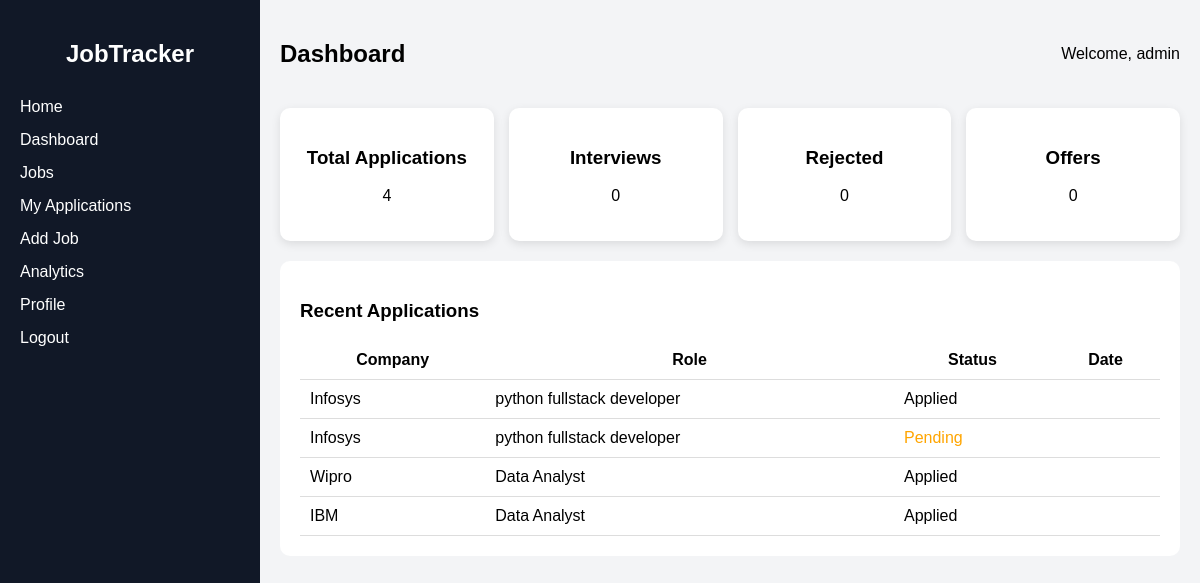
Page /dashboard/ (signed in) on the earlier database version.
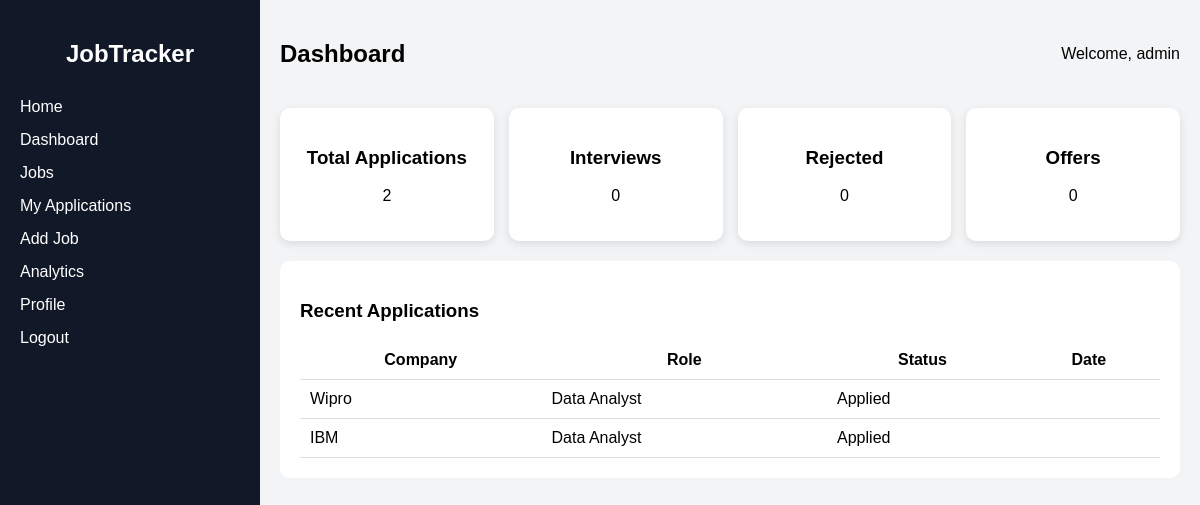
Same page on the later database version.
### jobsapp/models.py (models this page shows)
class Job(models.Model):
    company = models.CharField(max_length=100)
    role = models.CharField(max_length=100)
    experience = models.CharField(max_length=100)
    status = models.CharField(max_length=50, default='Pending')
    user_id = models.IntegerField()

### dashboardapp/views.py (the view)
# urls.py: path('', views.dashboard, name='dashboard'),
def dashboard(request):
    if 'user_id' not in request.session:
        return redirect('login')
    jobs = Job.objects.filter(user_id=request.session['user_id'])
    total = jobs.count()
    interviews = jobs.filter(status='Interview').count()
    rejected = jobs.filter(status='Rejected').count()
    offers = jobs.filter(status='Offer').count()
    return render(request, 'dashboard.html', {
        'jobs': jobs,
        'total': total,
        'interviews': interviews,
        'rejected': rejected,
        'offers': offers
    })

### templates/dashboard.html (shortened to what this page needs)
{% load static %}
<!DOCTYPE html>
<html lang="en">
<head>
    <link rel="stylesheet" href="{% static 'css/dashboard.css' %}">
</head>
<body>
<div class="dashboard">
    <div class="sidebar">
        <h2>JobTracker</h2>
        <ul>
            <li><a href="{% url 'home' %}">Home</a></li>
            <li><a href="#">Dashboard</a></li>
            <li><a href="{% url 'jobs' %}">Jobs</a></li>
            <li><a href="{% url 'applications' %}">My Applications</a></li>
            <li><a href="{% url 'add_job' %}">Add Job</a></li>
            <li><a href="{% url 'analytics' %}">Analytics</a></li>
            <li><a href="{% url 'profile' %}">Profile</a></li>
            <li><a href="{% url 'logout' %}">Logout</a></li>
        </ul>
    </div>
    <div class="main-content">
        <div class="topbar">
            <h2>Dashboard</h2>
            <span>Welcome, {{ request.session.username }}</span>
        </div>
        <div class="cards">
            <div class="card card1">
                <h3>Total Applications</h3>
                <p>{{ total }}</p>
            </div>
            <div class="card card2">
                <h3>Interviews</h3>
                <p>{{ interviews }}</p>
            </div>
            <div class="card card3">
                <h3>Rejected</h3>
                <p>{{ rejected }}</p>
            </div>
            <div class="card card4">
                <h3>Offers</h3>
                <p>{{ offers }}</p>
            </div>
        </div>
       <div class="table-section">
    <h3>Recent Applications</h3>
    {% if jobs %}
    <table>
        <tr>
            <th>Company</th>
            <th>Role</th>
            <th>Status</th>
            <th>Date</th>
        </tr>
        {% for job in jobs %}
        <tr>
            <td>{{ job.company }}</td>
            <td>{{ job.role }}</td>
            <td class="status
                {% if job.status == 'Pending' %}pending
                {% elif job.status == 'Interview' %}interview
                {% elif job.status == 'Offer' %}offer
                {% elif job.status == 'Rejected' %}rejected
                {% endif %}">
                {{ job.status }}
            </td>
            <td>{{ job.created_at|date:"d M" }}</td>
        </tr>
        {% endfor %}
    </table>
    {% else %}
        <div style="text-align:center; padding:20px; color:gray;">
            No jobs found for "<b>{{ query }}</b>"
        </div>
    {% endif %}
</div>
    </div>
</div>
</body>
</html>

Differences in the rows shown:
no longer on this page (row edited): Job: company "Infosys", role "python fullstack developer", status "Applied"
no longer on this page (row edited): Job: company "Infosys", role "python fullstack developer", status "Pending"
Other differences:
{{ total }}: "4" → "2"
